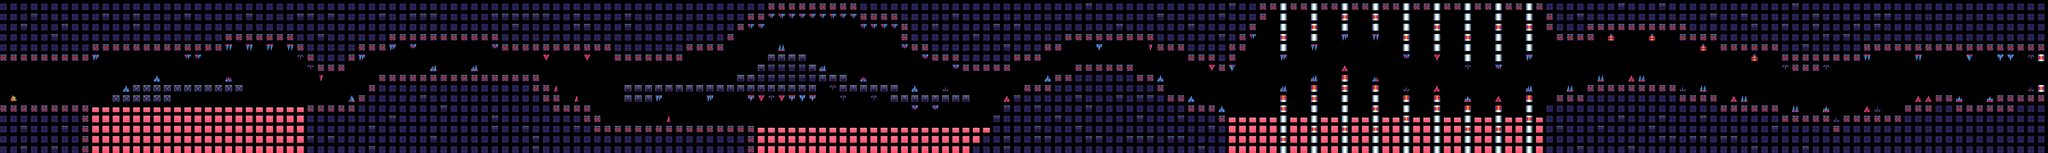

This game map was drawn from its Tiled (.tmx) file and the tilesets committed beside it. A one-line description and the trimmed map source follow:
An orthogonal 200x15 tile map with 48x48 px tiles, 1 tile layer (Camada de Blocos 1).

<map version="1.10" tiledversion="1.11.2" orientation="orthogonal" renderorder="right-down" width="200" height="15" tilewidth="48" tileheight="48" infinite="0" nextlayerid="2" nextobjectid="1">
 <editorsettings>
  <export target="level2.csv" format="csv" />
 </editorsettings>
 <tileset firstgid="1" name="level2" tilewidth="32" tileheight="32" tilecount="72" columns="8" tilerendersize="grid">
  <grid orientation="orthogonal" width="40" height="40" />
  <image source="../Sprites/Level_2_Tileset/texture.png" width="256" height="288" />
 </tileset>
 <layer id="1" name="Camada de Blocos 1" width="200" height="15">
  <data>[3000 cells, 2094 non-empty, 33 distinct tile ids]</data>
 </layer>
</map>